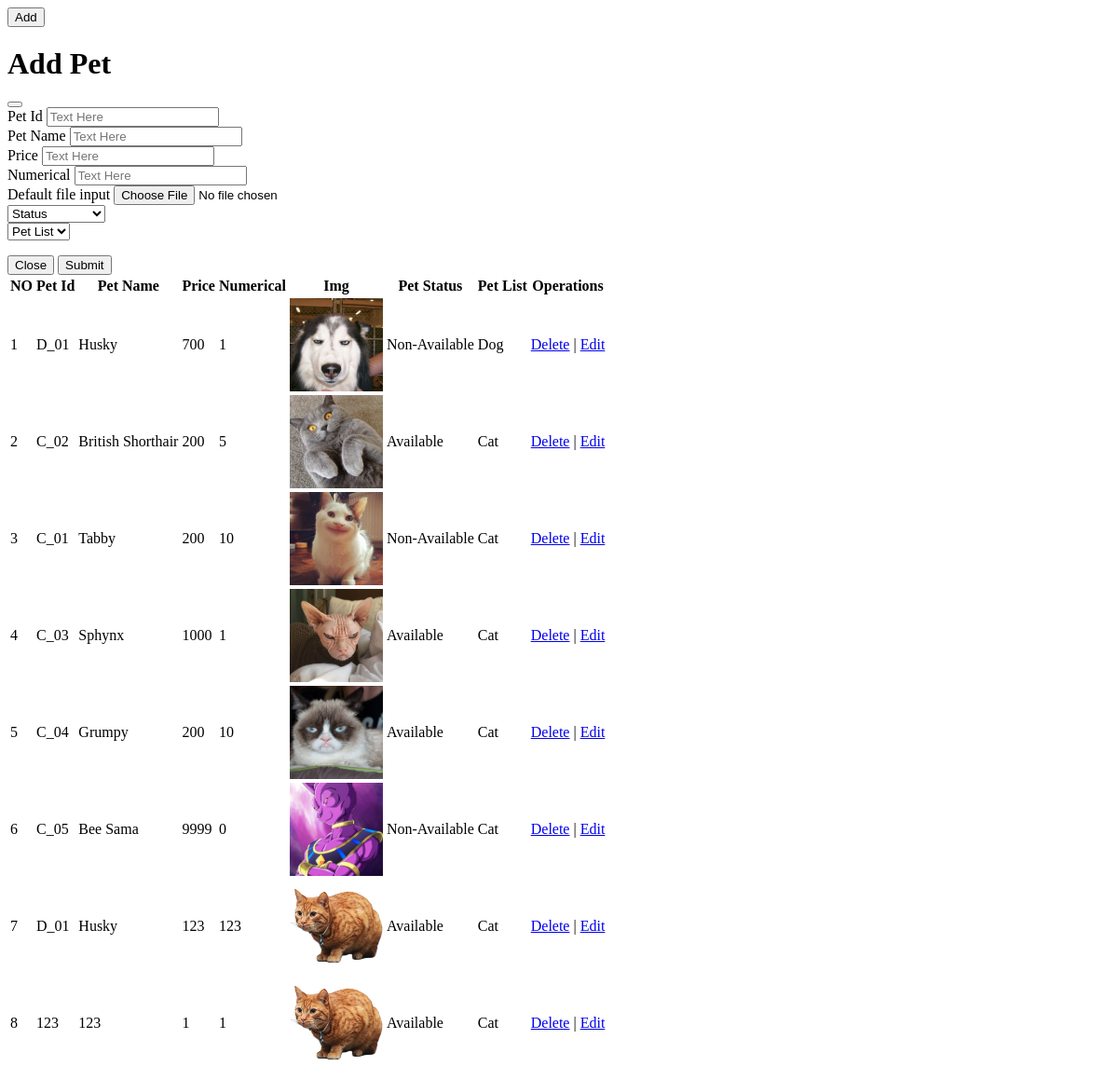
The app's page /admincp/modules/managepet/listed.php with its own data.
### tables this page shows
CREATE TABLE IF NOT EXISTS `tbl_pet` (
  `stt` int(11) NOT NULL AUTO_INCREMENT,
  `petid` varchar(100) NOT NULL,
  `petname` varchar(250) NOT NULL,
  `price` varchar(50) NOT NULL,
  `numerical` int(11) NOT NULL,
  `img` varchar(50) NOT NULL,
  `petstatus` int(11) NOT NULL,
  `id_petlist` int(11) NOT NULL,
  PRIMARY KEY (`stt`)
);

CREATE TABLE IF NOT EXISTS `tbl_petlist` (
  `id` int(11) NOT NULL AUTO_INCREMENT,
  `namepetlist` varchar(100) NOT NULL,
  `note` text NOT NULL,
  PRIMARY KEY (`id`)
);

### admincp/modules/managepet/listed.php (the view)
<?php
    $sql_listed = "SELECT * FROM tbl_pet, tbl_petlist WHERE tbl_pet.id_petlist=tbl_petlist.id  ORDER BY tbl_pet.id_petlist DESC";
    $query_listed = mysqli_query($mysqli,$sql_listed);
?>
<link href="css/styleadmincp.css" rel="stylesheet" type="text/css" />
<div class="container">
    <button type="button" class="btn btn-outline-primary" data-bs-toggle="modal" data-bs-target="#add">Add</button>
    <?php include('add.php'); ?>
    <table class="table table-hover text-center table-striped" style="vertical-align: middle;">
        <thead class="table-dark">
            <tr>
                <th scope="col">
                    NO
                </th>
                <th scope="col">
                    Pet Id
                </th>
                <th scope="col">
                    Pet Name
                </th>
                <th scope="col">
                    Price
                </th>
                <th scope="col">
                    Numerical
                </th>
                <th scope="col">
                    Img
                </th>
                <th scope="col">
                    Pet Status
                </th>
                <th scope="col">
                    Pet List
                </th>
                <th scope="col">Operations</th>
            </tr>
        </thead>
        <tbody>
            <?php
            $i = 0;
            while($row = mysqli_fetch_array($query_listed)){
                $i++;
            ?>
            <tr>
                <td>
                    <?php echo $i ?>
                </td>
                <td>
                    <?php echo $row['petid'] ?>
                </td>
                <td>
                    <?php echo $row['petname'] ?>
                </td>
                <td>
                    <?php echo $row['price'] ?>
                </td>
                <td>
                    <?php echo $row['numerical'] ?>
                </td>
                <td>
                    <img src="modules/managepet/uploads/<?php echo $row['img']?>" width="100px" height="100px" style="object-fit: cover; object-position: center;">
                </td>
                <td>
                    <?php if($row['petstatus']==1){
                        echo 'Available';
                    } else{
                        echo 'Non-Available';
                    }?>
                </td>
                <td>
                    <?php echo $row['namepetlist'] ?>
                </td>
                <td>
                    <a type="button" href="modules/managepet/handle.php?id=<?php echo $row['stt'] ?>" class="btn btn-outline-danger">Delete</a> | <a href="?action=managepet&query=edit&id=<?php echo $row['stt'] ?>" role="button" class="btn btn-outline-primary">Edit</a>
                </td>
            </tr>
            <?php } ?>
        </tbody>
    </table>
</div>

### records on screen
tbl_pet: petid "D_01", petname "Husky", price "700", numerical "1", img (picture), petstatus "Non-Available", id_petlist.namepetlist "Dog"
tbl_pet: petid "C_02", petname "British Shorthair", price "200", numerical "5", img (picture), petstatus "Available", id_petlist.namepetlist "Cat"
tbl_pet: petid "C_01", petname "Tabby", price "200", numerical "10", img (picture), petstatus "Non-Available", id_petlist.namepetlist "Cat"
tbl_pet: petid "C_03", petname "Sphynx", price "1000", numerical "1", img (picture), petstatus "Available", id_petlist.namepetlist "Cat"
tbl_pet: petid "C_04", petname "Grumpy", price "200", numerical "10", img (picture), petstatus "Available", id_petlist.namepetlist "Cat"
tbl_pet: petid "C_05", petname "Bee Sama", price "9999", numerical "0", img (picture), petstatus "Non-Available", id_petlist.namepetlist "Cat"
tbl_pet: petid "D_01", petname "Husky", price "123", numerical "123", img (picture), petstatus "Available", id_petlist.namepetlist "Cat"
tbl_pet: petid "123", petname "123", price "1", numerical "1", img (picture), petstatus "Available", id_petlist.namepetlist "Cat"
